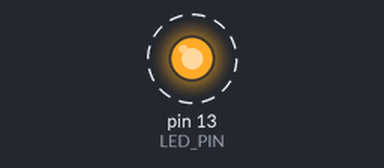
This sketch was run on a simulated Arduino Uno, built with avr-gcc and run on an emulated ATmega328P. On the bench: output pins drawn as LEDs (lit = HIGH). Dashed ring = blinking.

Above: at 0.5 s.
Timing chart, 0 to 4.6 s (numbered marks = the images above):
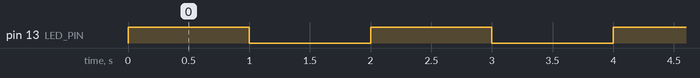

Measured:
- by itself, pin 13 (LED_PIN): alternates HIGH for 1.0 s and LOW for 1.0 s

The sketch:

p1.ino
```cpp
// ---------------- Inbuilt LED Blinking --------------------------

// void setup() {
//   pinMode(13, OUTPUT);   // Set pin 13 as output
// }

// void loop() {
//   digitalWrite(13, HIGH); // Turn LED ON
//   delay(1000);            // Wait 1 second
//   digitalWrite(13, LOW);  // Turn LED OFF
//   delay(1000);            // Wait 1 second
// }

//----------------- Plot a sine wave ------------------------------
// #include <math.h>

// const int samples = 100;   // points per cycle
// int i = 0;

// void setup() {
//   Serial.begin(9600);
// }

// void loop() {
//   float angle = 2.0 * PI * i / samples;  // 0 → 2π
//   float sineValue = sin(angle);           // -1 → 1

//   // Scale to 0 → 1 for Serial Plotter
//   float plotValue = (sineValue + 1.0) / 2.0;

//   Serial.println(plotValue);

//   i++;
//   if (i >= samples) {
//     i = 0;
//   }

//   delay(20);   // controls frequency
// }

//--------------------- Q8 a code -------------------
const uint8_t LED_PIN = 13;
// the setup function runs once when you press reset or power the board
void setup() {
  // initialize digital pin LED_PIN as an output.
  pinMode(LED_PIN, OUTPUT);
}
// the loop function runs over and over again forever
void loop() {
  digitalWrite(LED_PIN, HIGH); // turn the LED on
  delay(1000); // wait for a second
  digitalWrite(LED_PIN, LOW); // turn the LED off
  delay(1000); // wait for a second
}


//----------------------- Q 9 a Code ------------------

// #include <Arduino.h>  // required for the delay

// #define DDRB_REG (*(volatile uint8_t *)0x24 /* TBD*/)  // place the register value here
//                                               // and replace ?? with the real value
//                                               // from the datasheet

// #define PORTB_REG (*(volatile uint8_t *)0x25 /* TBD*/) // place the register value here
//                                               // and replace ?? with the real value
//                                               // from the datasheet
// #define INPUT   0
// #define OUTPUT  1
// #define LED_PIN_B 5   // PB5 = D13

// void fastPinModeB(uint8_t pin, uint8_t mode)
// {
//     // pin: 0–5 → PB0–PB5 (Arduino D8–D13)
//     uint8_t mask = (uint8_t)(1u << pin);

//     if (mode == OUTPUT) {
//       /*    TBD:  Fill the value of DDRB_REG using bit masking for output */
//         DDRB_REG |= mask;   // set as output

//     } else {
//        /*    TBD:  Fill the value of DDRB_REG using bit masking for input  */
//         DDRB_REG &= ~mask;  // set as input
//     }
// }

// void fastDigitalWriteB(uint8_t pin, uint8_t value)
// {
//     // pin: 0–5 → PB0–PB5 (Arduino D8–D13)
//     uint8_t mask = (uint8_t)(1u << pin);

//     if (value) {
//       /*    TBD:  Fill the value of PORTB_REG using bit masking for HIGH */
//         PORTB_REG |= mask;    // set HIGH
//     } else {
//       /*    TBD:  Fill the value of PORTB_REG using bit masking for LOW */
//         PORTB_REG &= ~mask;   // set LOW
//     }
// }

// void setup()
// {
//     // Configure D13 (PB5) as output
//     fastPinModeB(LED_PIN_B, OUTPUT);
// }

// void loop()
// {
//     fastDigitalWriteB(LED_PIN_B, 1);  // LED ON
//     delay(1000);                      // 1 second

//     fastDigitalWriteB(LED_PIN_B, 0);  // LED OFF
//     delay(1000);                      // 1 second
// }
```
